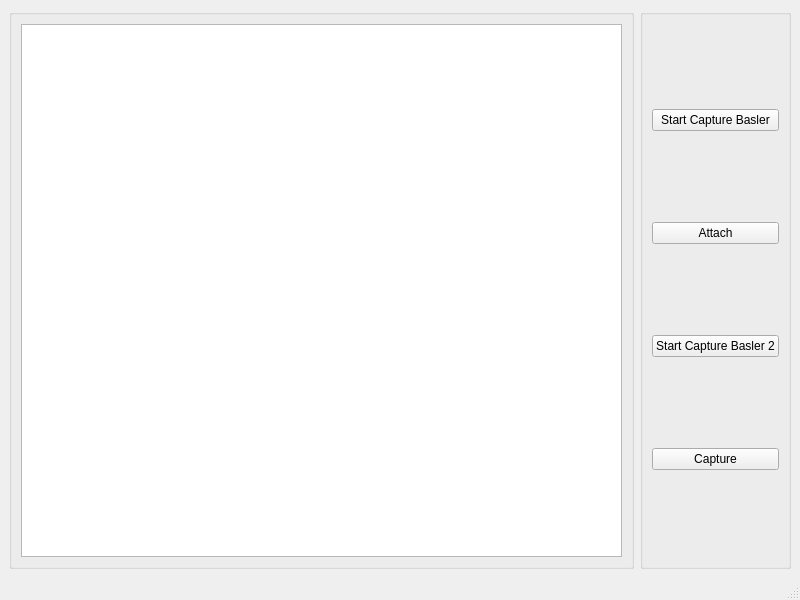
<?xml version="1.0" encoding="UTF-8"?>
<ui version="4.0">
 <class>MainWindow</class>
 <widget class="QMainWindow" name="MainWindow">
  <property name="geometry">
   <rect>
    <x>0</x>
    <y>0</y>
    <width>800</width>
    <height>600</height>
   </rect>
  </property>
  <property name="windowTitle">
   <string>MainWindow</string>
  </property>
  <widget class="QWidget" name="centralwidget">
   <layout class="QGridLayout" name="gridLayout_2">
    <item row="0" column="0">
     <widget class="QGroupBox" name="groupBox_2">
      <property name="title">
       <string/>
      </property>
      <layout class="QGridLayout" name="gridLayout_3">
       <item row="0" column="0">
        <widget class="QGraphicsView" name="graphicsView"/>
       </item>
      </layout>
     </widget>
    </item>
    <item row="0" column="1">
     <widget class="QGroupBox" name="groupBox">
      <property name="title">
       <string/>
      </property>
      <layout class="QGridLayout" name="gridLayout">
       <item row="0" column="0">
        <widget class="QPushButton" name="pushButton">
         <property name="mouseTracking">
          <bool>true</bool>
         </property>
         <property name="text">
          <string>Start Capture Basler</string>
         </property>
         <property name="shortcut">
          <string>Return</string>
         </property>
        </widget>
       </item>
       <item row="3" column="0">
        <widget class="QPushButton" name="pushButtonCapture">
         <property name="text">
          <string>Capture</string>
         </property>
        </widget>
       </item>
       <item row="2" column="0">
        <widget class="QPushButton" name="pushButton_2">
         <property name="text">
          <string>Start Capture Basler 2</string>
         </property>
        </widget>
       </item>
       <item row="1" column="0">
        <widget class="QPushButton" name="pushButton_3">
         <property name="text">
          <string>Attach</string>
         </property>
        </widget>
       </item>
      </layout>
     </widget>
    </item>
   </layout>
  </widget>
  <widget class="QMenuBar" name="menubar">
   <property name="geometry">
    <rect>
     <x>0</x>
     <y>0</y>
     <width>800</width>
     <height>22</height>
    </rect>
   </property>
  </widget>
  <widget class="QStatusBar" name="statusbar"/>
 </widget>
 <resources/>
 <connections/>
</ui>
